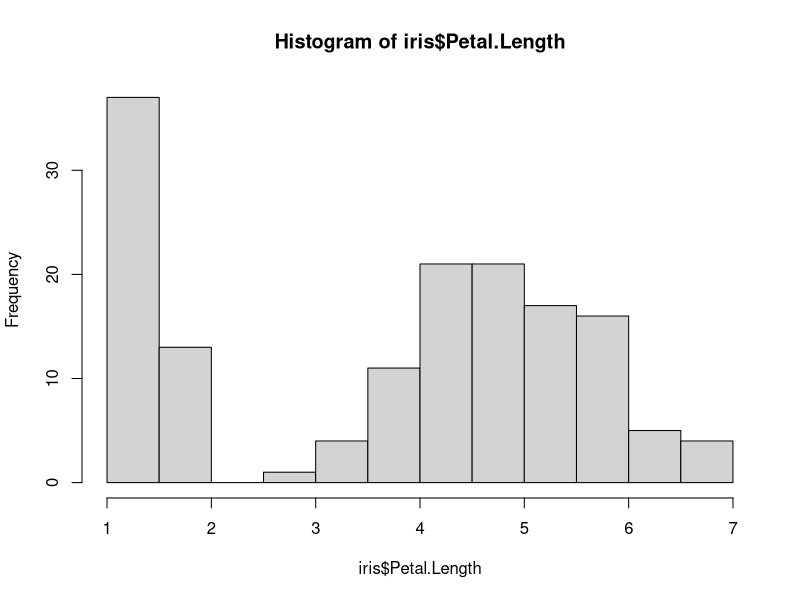
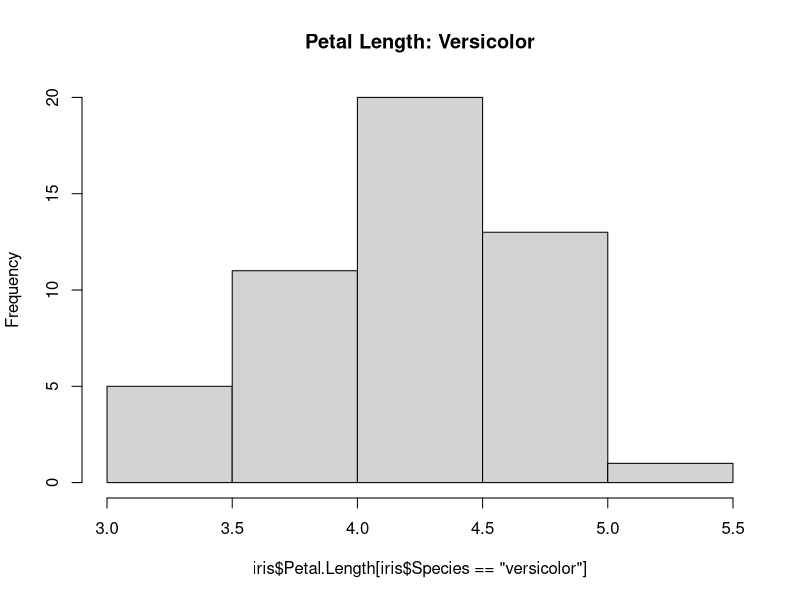
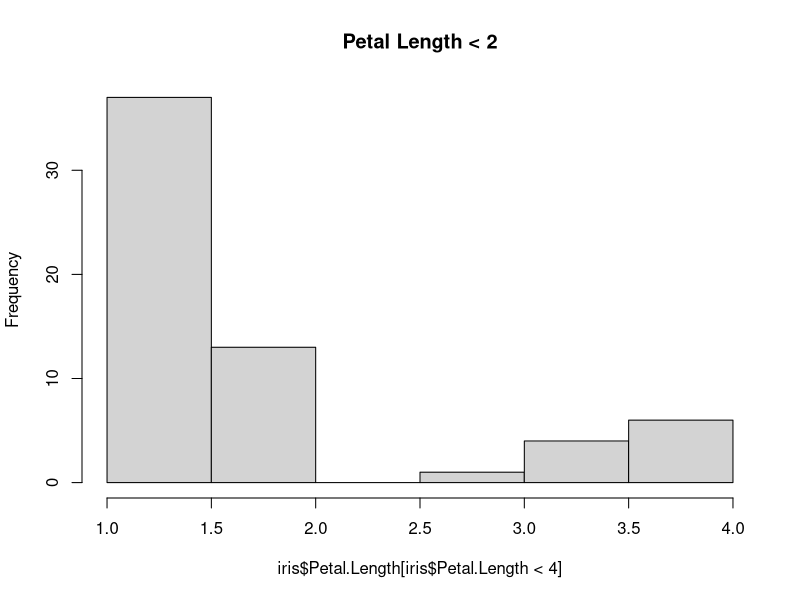

The R source for these figures, in order: (Note: this script raises an error after producing the figures.)
library(datasets)

head(iris)

hist(iris$Petal.Length)
summary(iris$Petal.Length)

summary(iris$Species)

# select by category
hist(iris$Petal.Length[iris$Species == "versicolor"],
     main = "Petal Length: Versicolor")
#hist(iris$Petal.Length[iris$Species == "virginica"],
     #main = "Petal Length: Virginica")
#hist(iris$Petal.Length[iris$Species == "setosa"],
     #main = "Petal Length: Setosa")

# select by value
hist(iris$Petal.Length[iris$Petal.Length < 4], 
     main = "Petal Length < 2")
hist(iris$Petal.Length[iris$Species == "virginica" & iris$Petal.Length < 4.5],
     main = "Petal Length: Short Virginica")
summary(iris$Petal.Length)

# create subsample
i.setosa <- iris[iris$Species == "setosa",]
